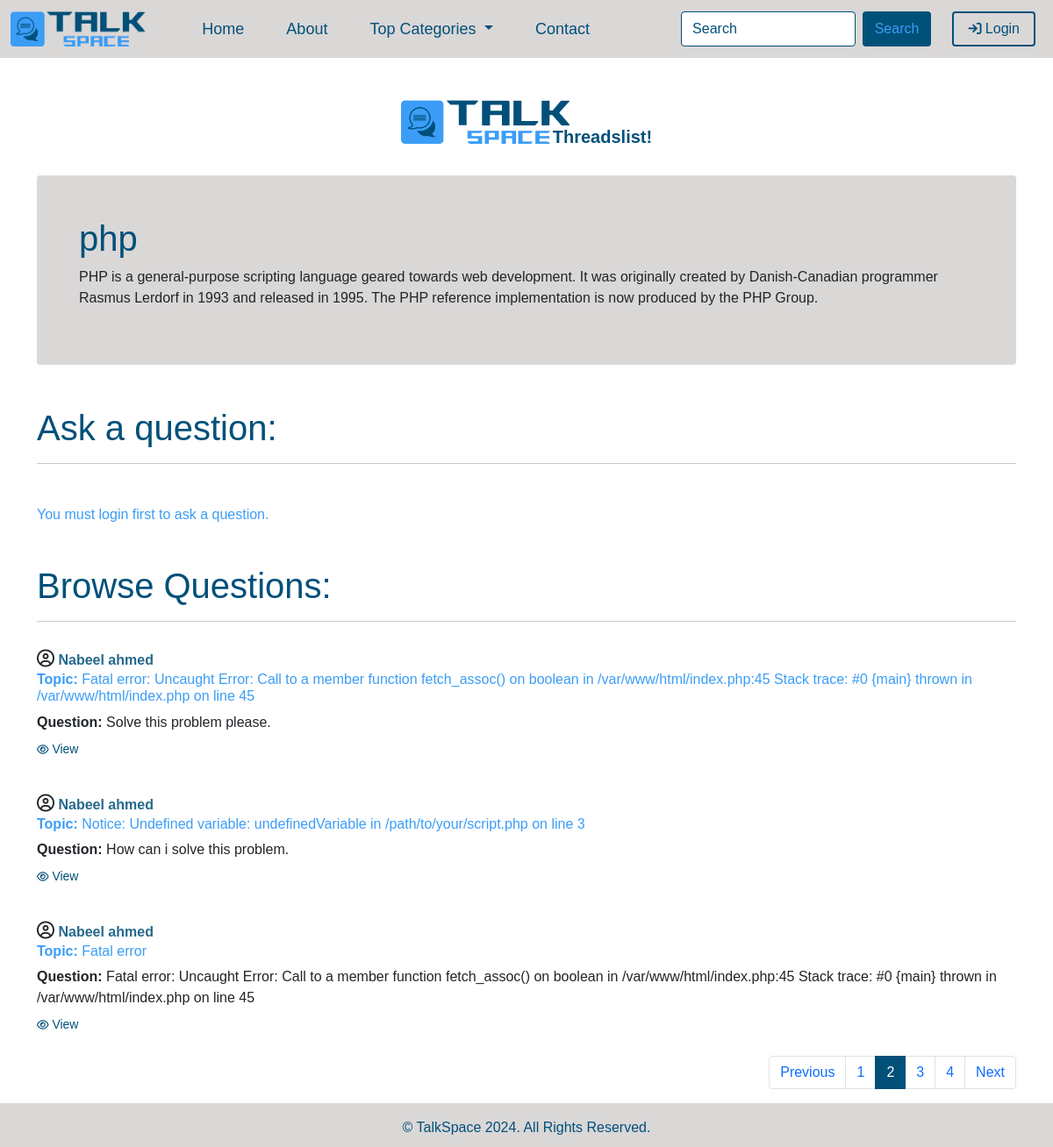
/threadlist.php?catid=1&catname=php&page=2, run on the app's committed database.
### tables this page shows
CREATE TABLE `categories` (
  `category_id` int(11) NOT NULL,
  `category_name` varchar(255) NOT NULL,
  `category_description` text NOT NULL,
  `category_added` datetime NOT NULL DEFAULT current_timestamp()
);

CREATE TABLE `threads` (
  `thread_id` int(11) NOT NULL,
  `thread_cat` varchar(220) NOT NULL,
  `thread_username` varchar(220) NOT NULL,
  `thread_topic` varchar(1255) NOT NULL,
  `thread_question` text NOT NULL,
  `thread_time` datetime NOT NULL DEFAULT current_timestamp()
);

### threadlist.php (the view, shortened to what this page needs)
<!doctype html>
<html lang="en">
<head>
    <link href="https://cdn.jsdelivr.net/npm/bootstrap@5.0.2/dist/css/bootstrap.min.css" rel="stylesheet"
>
    <link rel="stylesheet" href="https://cdnjs.cloudflare.com/ajax/libs/font-awesome/6.6.0/css/all.min.css">
    <link rel="stylesheet" href="style/style.css">
</head>
<body>
    <?php include 'partials/_header.php'; ?>
    <section id="hero">
        <?php
        if(isset($_GET['catid'])){
            $id = $_GET['catid'];
        }
            $sql="SELECT * FROM `categories` WHERE `category_id` = '$id'";
            $result = mysqli_query($conn, $sql);
            while($row = mysqli_fetch_assoc($result)){
                $cat_topic = $row['category_name'];
                $cat_desc = $row['category_description'];
            }
        ?>
        <div class="container d-flex justify-content-center my-5 mb-0">
            <img src="asset/logo/logo.png" alt="" height="50px">
            <h5 class="category_heading"><b>Threadslist!</b></h5>
        </div>
        <div class="container ">
            <div class="jumbotron mt-4 p-5   rounded">
                <h1><?php echo $cat_topic; ?></h1>
                <p><?php echo $cat_desc; ?></p>
            </div>
        </div>
        <?php
        if (isset($_SESSION['loggedin']) && $_SESSION['loggedin'] == true){
            echo'
            <div class="ask_question container">
            <h1 class="mt-5">Ask a question:</h1>
            <hr>
            <div class="row">
                <div class="col-lg-6">
                    <form action="' . $_SERVER['REQUEST_URI'] . '" method="post">
                        <div class="form-group mt-2">
                            <label class="form-label"><b>Topic:</b></label>
                            <input type="text" class="form-control" id="topic" name="thread_topic"
                                aria-describedby="emailHelp" placeholder="Enter question topic" Required>
                        </div>
                        <div class="form-group mt-2">
                            <label class="form-label"><b>Question:</b></label>
                            <textarea class="form-control" placeholder="Enter question" id="exampleFormControlTextarea1"
                                name="thread_question" rows="8" Required></textarea>
                        </div>
                        <div class="form-group mt-3 mb-3">
                            <button type="submit" class="btn btn-outline-success">Submit</button>
                        </div>
                    </form>
                </div>
                <div class="col-lg-6">
                    <img src="asset/img/threadlist-bg.jpg" alt="Image"class="img-fluid ">
                </div>
            </div>
        </div>
            ';
        }
        else{
            echo '
            <div class="ask_question container">
            <h1 class="mt-5">Ask a question:</h1>
            <hr>
            <div class="media-body my-5">
                <h6>You must login first to ask a question.</h6>
            </div>
            </div>
            ';
        }
        ?>
        <div class="questions container">
            <h1 class="mt-3">Browse Questions:</h1>
            <hr>
            <?php
            if(isset($_GET['catname'])){
                $catname = $_GET['catname'];
                $page = isset($_GET['page']) ? $_GET['page'] : 1;
                $limit = 3;
                $offset = ($page - 1) * $limit;
                $sql = "SELECT * FROM `threads` WHERE `thread_cat` = '$catname' ORDER BY `thread_id` DESC LIMIT $offset, $limit";
                $result = mysqli_query($conn, $sql);
                $num = mysqli_num_rows($result);
                if($num > 0){
                while($row = mysqli_fetch_assoc($result)){
                    $id = $row['thread_id'];
                    $username = $row['thread_username'];
                    $topic = $row['thread_topic'];
                    $question = $row['thread_question'];
                    echo'
                    <div class="media py-3">
                        <div class="media-body mb-2">
                            <i class="fa-regular fa-circle-user" style=" font-size: 20px; "></i>
                            <strong>'.$username.'</strong>
                            <h6><b>Topic: </b>'.$topic.'</h6>
                            <p><b>Question: </b>'.$question.'</p>
                                <div class="view_btn">
                                <a href="thread.php?thread_id='.$id.'">
                                <small>
                                <i class="fa-regular fa-eye" style=" font-size: 12px; "></i>
                                View
                                </small>
                                </a>
                                </div>
                        </div>
                    </div>
                    ';
                }
                }
                    else{
                        echo '
                        <div class="media-body my-5">
                        <h6>No one asks questions in the '. $cat_topic .' thread.</h6>
                        </div>
                        ';
                    }
            }
            if($num > 0){
                $id = $_GET['catid'];
                $catname = $_GET['catname'];
                $sql = "SELECT * FROM `threads` WHERE `thread_cat` = '$catname'";
                $result = mysqli_query($conn, $sql);
                $total = mysqli_num_rows($result);
                $pages = ceil($total / $limit);
                if ($pages > 1) {
                    echo '<nav aria-label="Page navigation example">
                            <ul class="pagination">';
                    if ($page > 1) {
                        echo '<li class="page-item"><a class="page-link" href="threadlist.php?catid=' . $id . '&catname=' . $catname . '&page=' . ($page - 1) . '">Previous</a></li>';
                    }
                    for ($i = 1; $i <= $pages; $i++) {
                        $active = $i == $page ? 'active' : '';
                        echo '
                        <li class="page-item ' . $active . '">
                            <a class="page-link" href="threadlist.php?catid=' . $id . '&catname=' . $catname . '&page=' . $i . '">' . $i . '</a>
                        </li>';
                    }
                    if ($page < $pages) {
                        echo '<li class="page-item"><a class="page-link" href="threadlist.php?catid=' . $id . '&catname=' . $catname . '&page=' . ($page + 1) . '">Next</a></li>';
                    }
                    echo '  </ul>
                        </nav>';
                }
                }
                ?>
    </section>
    <?php include 'partials/_footer.php'; ?>
</body>
</html>

### style/style.css (style rules this page uses)
* { font-family: 'Gill Sans', 'Gill Sans MT', Calibri, 'Trebuchet MS', sans-serif; }
* a { text-decoration: none; color: inherit; }
#hero { max-height: 100%; max-width: 100%; min-height: 100vh; }
#hero .category_heading { color: #015079; margin-top: 30px; margin-left: -20px; }
#hero .active .page-link { background-color: #015079; border-color: #015079; }
#hero .pagination { justify-content: right; }
#hero .pagination .page-link { transition: 0.3s ease-in-out; }
.jumbotron h1, h3, strong { color: #015079; }
.jumbotron { background-color: #dad7d7; }
.ask_question h1 { color: #015079; }
.questions h1 { color: #015079; }
.media-body strong { color: #014f79da; }
.media-body h6 { color: #3B9DF6; }
.media-body small { color: #015079; }
.view_btn { margin-top: -10px; }

### data on the page
categories: category_name "php", category_description "PHP is a general-purpose scripting language geared towards web development. It was originally created by Danish-Canadian programmer Rasmus Lerdorf in 1993 and released in 1995. The PHP reference implementation is now produced by the PHP Group."
threads: thread_username "Nabeel ahmed", thread_topic "Fatal error: Uncaught Error: Call to a member function fetch_assoc() on boolean in /var/www/html/index.php:45 Stack trace: #0 {main} thrown in /var/www/html/index.php on line 45", thread_question "Solve this problem please."
threads: thread_username "Nabeel ahmed", thread_topic "Notice: Undefined variable: undefinedVariable in /path/to/your/script.php on line 3", thread_question "How can i solve this problem."
threads: thread_username "Nabeel ahmed", thread_topic "Fatal error", thread_question "Fatal error: Uncaught Error: Call to a member function fetch_assoc() on boolean in /var/www/html/index.php:45 Stack trace: #0 {main} thrown in /var/www/html/index.php on line 45"
